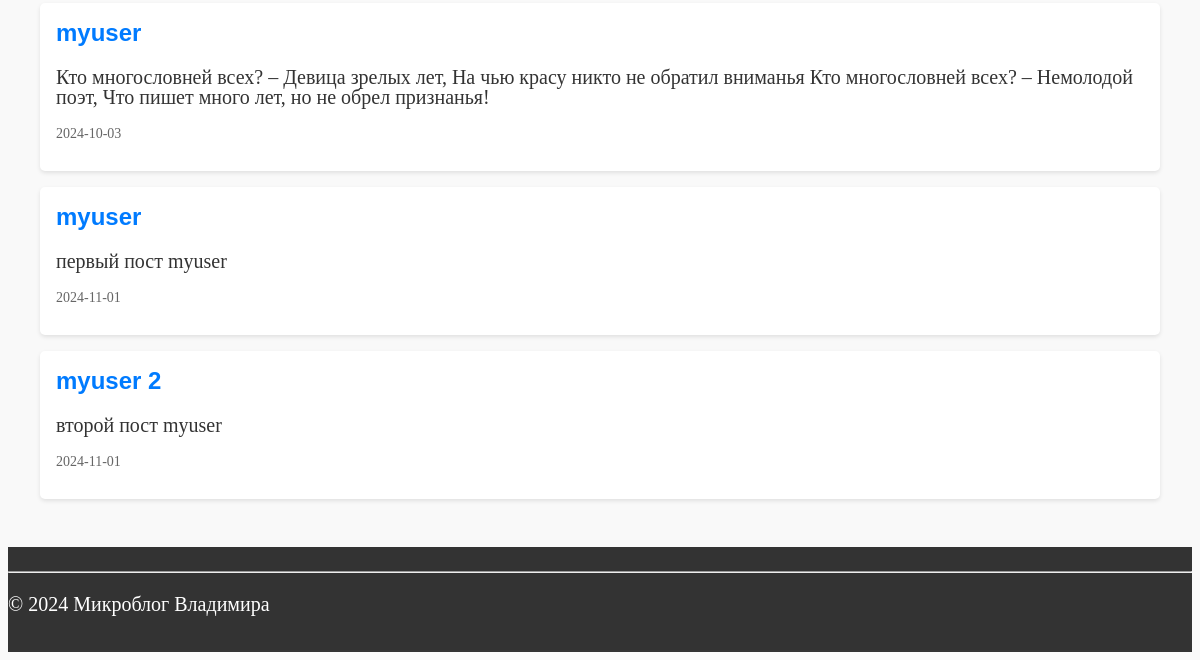
Before: /user/myuser (signed in, lower part) with the older database file.
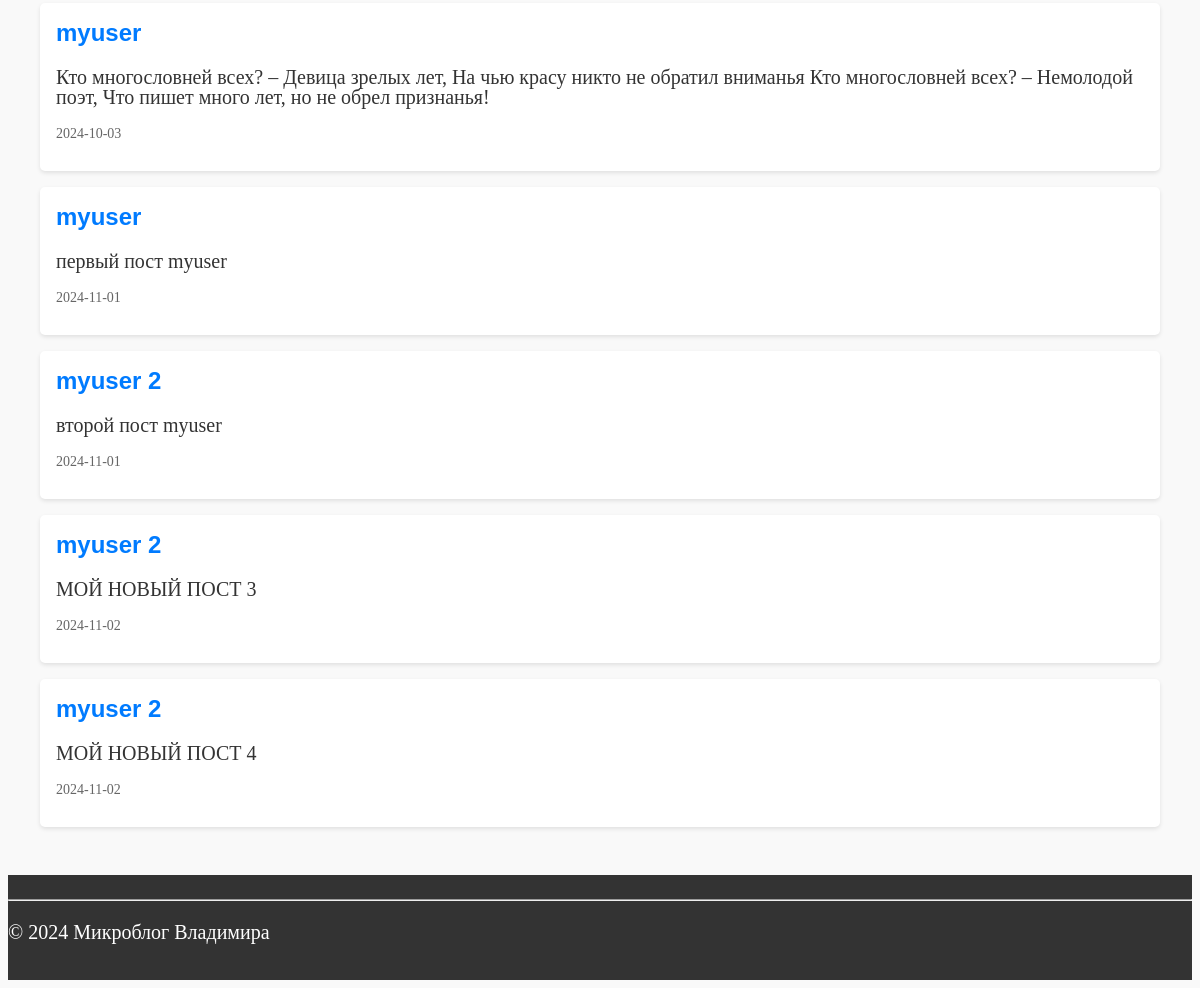
After: the same page with the newer database file.
### app/models.py (models this page shows, shortened)
class Post(db.Model):
    id = db.Column(db.Integer, primary_key=True)
    title = db.Column(db.String(120), nullable=False)
    text = db.Column(db.Text, nullable=False)
    date = db.Column(db.Text, nullable=False)
    user_id = db.Column(db.Integer, db.ForeignKey('user.id'), nullable=False)
    user = db.relationship('User', backref=db.backref('posts', lazy=True))

### app/routes.py (the view, shortened to what this page needs)
@app.route('/user/<username>',methods=['GET', 'POST'])
@login_required
def user(username):
    user = db.first_or_404(sa.select(User).where(User.username == username))
    posts = Post.query.filter_by(user_id=user.id).all()
    logger.info(f"user id from db: {user.id}")
    logger.info(f'id: {current_user.get_id()}')
    form = UpdateAvatarForm()
    return render_template('user.html', user=user, form=form, posts=posts)

### app/models.py (called while the page is built)
@login.user_loader
def load_user(id):
    return db.session.get(User, int(id))

    def avatar_url(self):
        if self.avatar:
            return url_for('static', filename=f'avatars/{self.avatar}')
        return url_for('static', filename='avatars/default_avatar.png')

### app/templates/user.html (shortened to what this page needs)
{% extends "base.html" %}
{% block content %}
    {% for post in posts %}
    <article class="post">
        <h2>{{ post.title }} </h2>
        <p>{{ post.text }}</p>
        <p class="post-meta">{{ post.date }}</p>
    </article>
    {% endfor %}
{% endblock %}

### app/templates/base.html (shortened to what this page needs)
<doctype html>
  <html>
      <head>
          <link rel="stylesheet" type="text/css" href="{{ url_for('static', filename='css/style.css') }}">
      </head>
      <body>
        <div class="wrapper">
          <main>
            {% block content %}{% endblock %}
          </main>
          <footer>
              <hr>
              <p>&copy; 2024 Микроблог Владимира</p>
          </footer>
          </div>
      </body>
  </html>
</doctype>

### app/static/css/style.css (style rules this page uses)
body { background-color: #f9f9f9; color: #333; font-family: "Arial", sans-serif }
p { font-family: Times New Roman; font-size: 20px; }
main { flex: 1; padding: 2rem; max-width: 1600px; margin: 0 auto; }
footer { background-color: #333; color: #fff; text-align: left; padding: 1rem 0; width: 100%; bottom: 0; }
.wrapper { display: flex; flex-direction: column; min-height: 100vh; }
.post { background-color: #fff; padding: 1rem; margin-bottom: 1rem; border-radius: 5px; box-shadow: 0 2px 4px rgba(0, 0, 0, 0.1) }
.post h2 { margin-top: 0; font-size: 1.5rem; color: #007BFF; }
.post p { line-height: 1.0; }
.post-meta { font-size: 0.875rem; color: #666; margin-top: 1rem; }

Changed rows visible on the page:
added Post: title "myuser 2", text "МОЙ НОВЫЙ ПОСТ 3", date "2024-11-02"
added Post: title "myuser 2", text "МОЙ НОВЫЙ ПОСТ 4", date "2024-11-02"
